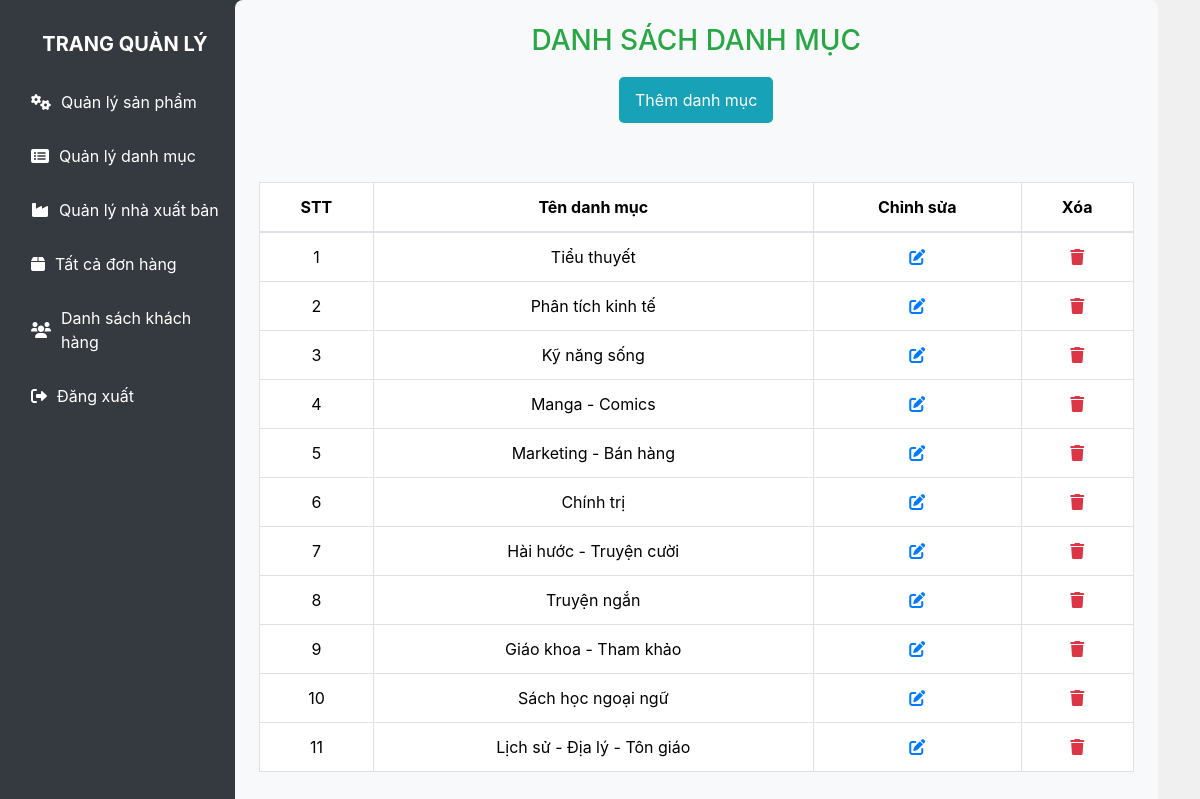
Page /admin/index.php?view_categories (signed in) on the committed database.
### tables this page shows
CREATE TABLE `danhmuc` (
  `danhmuc_id` int(11) NOT NULL,
  `danhmuc_title` varchar(100) NOT NULL
);

### admin/views/view_categories.php (the view, shortened to what this page needs)
<?php
include("../database/connectdb.php")
    ?>
<!DOCTYPE html>
<html lang="en">
<head>
    <link rel="stylesheet" href="https://cdnjs.cloudflare.com/ajax/libs/font-awesome/6.0.0-beta3/css/all.min.css">
    <link rel="stylesheet" href="https://cdn.jsdelivr.net/npm/bootstrap@4.0.0/dist/css/bootstrap.min.css"
>
    <link rel="stylesheet" href="style.css">
</head>
<body>
    <div class="row">
        <h3>
            <div class="text-center text-success">DANH SÁCH DANH MỤC</div>
        </h3>
        <div class="col-12 d-flex justify-content-center">
            <button class="btn"><a href="index.php?insert_categories" class="btn nav-link text-light bg-info my-1">Thêm
                    danh mục</a></button>
        </div>
    </div>
    <table class=" table table-bordered mt-5 text-center">
        <thead>
            <tr>
                <th>STT</th>
                <th>Tên danh mục</th>
                <th>Chỉnh sửa</th>
                <th>Xóa</th>
            </tr>
        </thead>
        <tbody>
            <?php
            $get_category = "SELECT * FROM `danhmuc`";
            $stmt = $con->prepare($get_category);
            $stmt->execute();
            $row_categories_all = $stmt->fetchAll(PDO::FETCH_ASSOC);
            $stt = 0;
            foreach ($row_categories_all as $row_category) {
                $stt++;
                $category_id = $row_category['danhmuc_id'];
                $category_name = $row_category['danhmuc_title'];
                ?>
                <tr>
                    <td><?php echo $stt; ?></td>
                    <td><?php echo $category_name; ?></td>
                    <td>
                        <a href="index.php?edit_category=<?php echo $category_id ?>"><i
                                class="fa-solid fa-pen-to-square"></i></a>
                    </td>
                    <td>
                        <a href="javascript:void(0);" onclick="confirmDelete(<?php echo $category_id; ?>)"><i
                                class="fa-solid fa-trash text-danger"></i>
                        </a>
                    </td>
                </tr>
                <?php
            }
            ?>
        </tbody>
    </table>
</body>
</html>

### admin/style.css (style rules this page uses)
* { margin: 0; padding: 0; box-sizing: border-box; }
.nav-link { display: flex; align-items: center; color: #fff; font-size: 16px; padding: 10px 15px; border-radius: 5px; transition: all 0.3s; }
.text-light { color: white !important; }

### rows in the picture
danhmuc: danhmuc_title "Tiểu thuyết"
danhmuc: danhmuc_title "Phân tích kinh tế"
danhmuc: danhmuc_title "Kỹ năng sống"
danhmuc: danhmuc_title "Manga - Comics"
danhmuc: danhmuc_title "Marketing - Bán hàng"
danhmuc: danhmuc_title "Chính trị"
danhmuc: danhmuc_title "Hài hước - Truyện cười"
danhmuc: danhmuc_title "Truyện ngắn"
danhmuc: danhmuc_title "Giáo khoa - Tham khảo"
danhmuc: danhmuc_title "Sách học ngoại ngữ"
danhmuc: danhmuc_title "Lịch sử - Địa lý - Tôn giáo"
